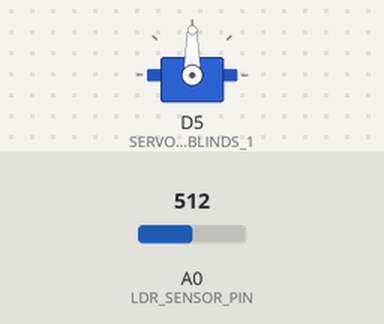
This sketch was run on a simulated ESP8266 (NodeMCU). Shown: servo. Inputs (shaded band) come from the test bench; at power-on: A0 (LDR_SENSOR_PIN) = 512. WiFi joins after 1.5 s; servers stay silent unless stated; what the sketch prints to the serial monitor is not drawn.

Above: at 1.3 s.
1.4 s: A0 (LDR_SENSOR_PIN) set to 963
4.4 s: A0 (LDR_SENSOR_PIN) set to 983
At 7.2 s:
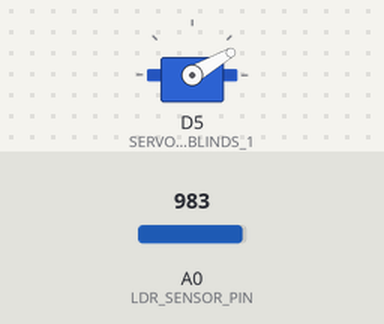
7.4 s: A0 (LDR_SENSOR_PIN) set to 587
10.4 s: A0 (LDR_SENSOR_PIN) set to 558
At 10.99 s:
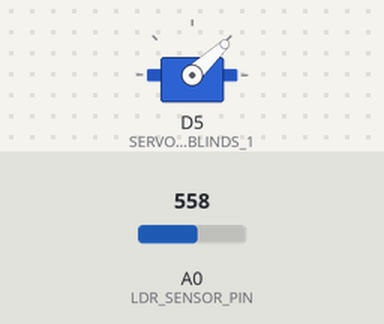
Timing chart, 0 to 14.4 s (numbered marks = the images above; inputs shaded):
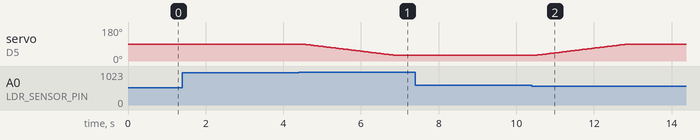

The sketch:

NodeMCU_SmartBlinds_Controller.ino
```cpp
#include <ESP8266WiFi.h>
#include <PubSubClient.h>
#include <Servo.h>
#include "Secrets.h" // create a file Secrets.h (see Example__Secrets.h)
#include <ArduinoJson.h>


const int LDR_SENSOR_PIN = A0; // NodeMCU analog input A0 (0-3.3V with internal voltage divider, scaled to 0-1023) , raw ESP8266 chip only accepts 0-1V on A0 !!!
const uint8_t SERVO_PIN_BLINDS_1 = D5; // GPIO14 (D5) on NodeMCU

const unsigned long LDR_SENSOR_INTERVAL = 500;
const float LDR_IIR_FILTER_ALPHA = 0.15f;

const uint16_t GLARE_THRESHOLD = 750;
const uint16_t GLARE_HYSTERESIS = 50;
const uint8_t TILT_OPEN = 90;
const uint8_t TILT_GLARE = 30;

struct ServoControl {
  uint8_t currentPos;
  uint8_t targetPos;
  bool isAttached;
  unsigned long lastMoveTime;
  unsigned long lastStepTime;
};

// LDR-Sensor (PhotoResistor)
uint16_t filtered_lightLevel_int;

// Servo
Servo servoBlinds1;

// Servo states
ServoControl blinds1 = {
  .currentPos = TILT_OPEN,
  .targetPos = TILT_OPEN,
  .isAttached = false,
  .lastMoveTime = 0,
  .lastStepTime = 0
};

// Timing
const unsigned long idleDetachTime = 1000; // miliseconds

// Movement step
const unsigned long moveInterval = 40; // ms between steps

// Constraints for servo movement
const uint8_t SERVO_MIN = 0;
const uint8_t SERVO_MAX = 180;

// Finite State Machine - States
enum DeviceState {
  STATE_INIT,
  STATE_IDLE,
  STATE_MOVING
};

DeviceState deviceState = STATE_INIT;

// Control modes
enum ControlMode {
  MODE_AUTO,
  MODE_MANUAL
};

ControlMode controlMode = MODE_AUTO;

// Wifi
WiFiClient espClient;

bool wifiConnected = false;
unsigned long lastWifiTry = 0;
const unsigned long WIFI_RETRY_INTERVAL = 5000; // in ms

// MQTT
PubSubClient mqttClient(espClient);

bool mqttConnected = false;
unsigned long lastMqttTry = 0;
const unsigned long MQTT_RETRY_INTERVAL = 20000; // in ms

const char* DEVICE_ID = "B1";

// MQTT Topics
const char* TOPIC_CMD_MODE = "home/bedroom/blinds/B1/cmd/mode";
const char* TOPIC_CMD_POSITION = "home/bedroom/blinds/B1/cmd/position";

const char* TOPIC_STATE = "home/bedroom/blinds/B1/state";
const char* TOPIC_AVAILABILITY = "home/bedroom/blinds/B1/availability";


void setup() {
  Serial.begin(115200);

  pinMode(LDR_SENSOR_PIN, INPUT);

  mqttClient.setServer(MQTT_BROKER, MQTT_PORT);
  mqttClient.setCallback(mqttCallback);
}

void loop() {
  unsigned long now = millis();

  handleWifi(now);
  handleMQTT(now);
  readSensors(now);
  updateStateMachine(now);
}


void updateStateMachine(unsigned long now) {
  static DeviceState lastState = STATE_INIT;

  if (deviceState != lastState) {
    onStateEnter(deviceState);
    publishState();
    lastState = deviceState;
  }

  switch (deviceState) {
    case STATE_INIT:
      handleInitState();
      break;

    case STATE_IDLE:
      handleIdleState(now);
      break;

    case STATE_MOVING:
      handleMovingState(now);
      break;

  }
}

void readSensors(unsigned long now){
  static unsigned long lastRead_LDR_Sensor = 0;
  static float filtered_lightLevel = analogRead(LDR_SENSOR_PIN);

  // LDR_Sensor
  if (now - lastRead_LDR_Sensor >= LDR_SENSOR_INTERVAL) {
    lastRead_LDR_Sensor = now;
    filtered_lightLevel = filtered_lightLevel * (1.0f - LDR_IIR_FILTER_ALPHA) + analogRead(LDR_SENSOR_PIN) * LDR_IIR_FILTER_ALPHA; //Exponential Moving Average (EMA) filter (alpha = 0.15 for a time constant of ~3s at 500ms sample rate)
    filtered_lightLevel_int = (uint16_t)(filtered_lightLevel + 0.5f);
    Serial.println(filtered_lightLevel_int);
  }
}

void checkGlareProtection(uint16_t lightLevel){
  static bool glareActive = false;
  static uint8_t lastTargetPos_S1 = TILT_OPEN;

  if(controlMode != MODE_AUTO) return;  // ignores glare protection in manual mode


  if (!glareActive && lightLevel > GLARE_THRESHOLD + GLARE_HYSTERESIS) {
    glareActive = true;
  }
  else if (glareActive && lightLevel < GLARE_THRESHOLD - GLARE_HYSTERESIS) {
    glareActive = false;
  }

  blinds1.targetPos = glareActive ? TILT_GLARE : TILT_OPEN;

  // for testing the servo command in a console
  if(blinds1.targetPos != lastTargetPos_S1){ // event-based logging

    Serial.print("[GLARE] state=");
    Serial.print(glareActive ? "ON" : "OFF");
    Serial.print(" blinds1.targetPos=");
    Serial.println(blinds1.targetPos);

    lastTargetPos_S1 = blinds1.targetPos;
  }
}

// Function to move blinds slowly to a desired target position
void moveBlinds(unsigned long now){

  // Servo controling Blinds 1
  if (blinds1.currentPos != blinds1.targetPos && now - blinds1.lastStepTime >= moveInterval) {
    blinds1.lastStepTime = now;

    if (!blinds1.isAttached) {
      servoBlinds1.attach(SERVO_PIN_BLINDS_1);
      blinds1.isAttached = true;
    }

    // Step toward target
    if (blinds1.currentPos < blinds1.targetPos) blinds1.currentPos += 1;
    if (blinds1.currentPos > blinds1.targetPos) blinds1.currentPos -= 1;

    servoBlinds1.write(blinds1.currentPos);
    blinds1.lastMoveTime = now; // reset idle timer
  }

}

void servoTimeoutDetach(unsigned long now){

  // Servo controling Blinds 1
  // Detach if idle for > 1s (to stop servo from buzzing when stationary)
  if (blinds1.isAttached && now - blinds1.lastMoveTime > idleDetachTime) {
    servoBlinds1.detach();
    blinds1.isAttached = false;
  }
}

//State Machine State Handlers

void onStateEnter(DeviceState state) {
  switch (state) {
    case STATE_INIT:
      Serial.println("[ENTER] INIT");
      break;
    case STATE_IDLE:
      Serial.println("[ENTER] IDLE");
      break;
    case STATE_MOVING:
      Serial.println("[ENTER] MOVING");
      break;
  }
}

// INIT
void handleInitState() {

  // set a init servo position
  servoBlinds1.attach(SERVO_PIN_BLINDS_1);
  blinds1.isAttached = true;
  servoBlinds1.write(TILT_OPEN);
  blinds1.lastMoveTime = millis(); // not to detach servo immediatelly rather after a set interval

  // Transition
  deviceState = STATE_IDLE;

  Serial.println("[STATE] INIT → IDLE");
}

// IDLE
void handleIdleState(unsigned long now) {

  checkGlareProtection(filtered_lightLevel_int);

  // Ensure servo is detached in idle after 1 second of inactivity
  servoTimeoutDetach(now);

  // Transition condition
  if (blinds1.currentPos != blinds1.targetPos) {
    deviceState = STATE_MOVING;
    Serial.println("[STATE] IDLE → MOVING");
  }
}

// MOVING
void handleMovingState(unsigned long now) {

  moveBlinds(now);

  // Transition when done
  if (blinds1.currentPos == blinds1.targetPos) {
    deviceState = STATE_IDLE;
    Serial.println("[STATE] MOVING → IDLE");
  }
}


// Control Modes Logic
void setControlMode(ControlMode mode) {
  if (controlMode == mode) return;

  controlMode = mode;

  Serial.print("[MODE] ");
  Serial.println(mode == MODE_AUTO ? "AUTO" : "MANUAL");
}

void setTargetPosManually(uint8_t position) {
  if (controlMode != MODE_MANUAL) return;

  position = constrain(position, SERVO_MIN, SERVO_MAX);

  blinds1.targetPos = position;

  Serial.print("[MANUAL] blinds1.targetPos=");
  Serial.println(position);
}


// Wifi handler
void handleWifi(unsigned long now) {
  if (WiFi.status() == WL_CONNECTED) {
    if (!wifiConnected) {
      wifiConnected = true;
      Serial.println("[WIFI] Connected");
      Serial.print("[WIFI] IP: ");
      Serial.println(WiFi.localIP());
    }
    return;
  }

  wifiConnected = false;

  // retry connection periodically
  if (now - lastWifiTry > WIFI_RETRY_INTERVAL) {
    lastWifiTry = now;
    Serial.print("[WIFI] Connecting...");
    Serial.println(WiFi.status());
    WiFi.mode(WIFI_STA);
    WiFi.begin(WIFI_SSID, WIFI_PASSWORD);
  }
}

// MQTT handler
void handleMQTT(unsigned long now) {
  if (!wifiConnected) return; // only try MQTT if connected to Wifi

  // Detect disconnect
  if (!mqttClient.connected()) {
    mqttConnected = false;
  }

  if (!mqttConnected) {
    if (now - lastMqttTry > MQTT_RETRY_INTERVAL) {
      lastMqttTry = now;
      Serial.println("[MQTT] Connecting...");

      if (mqttClient.connect(DEVICE_ID, MQTT_USERNAME, MQTT_PASSWORD, TOPIC_AVAILABILITY, 1, true, "offline")) {  // id, username, password, LWT Topic, QoS, retain, Last Will and Testament
        mqttConnected = true;
        Serial.println("[MQTT] connected");
        mqttClient.publish(TOPIC_AVAILABILITY, "online", true);
        publishState();
        mqttClient.subscribe(TOPIC_CMD_MODE);
        mqttClient.subscribe(TOPIC_CMD_POSITION);
      }
    }
  }

  if (mqttConnected) {
    mqttClient.loop();
  }
}

void mqttCallback(char* topic, byte* payload, unsigned int length) {
  payload[length] = '\0'; // terminate raw message with '\0' before turning to C string
  String msg = String((char*)payload);

  Serial.print("[MQTT] ");
  Serial.print(topic);
  Serial.print(" → ");
  Serial.println(msg);

  // ----- MODE COMMAND -----
  if (strcmp(topic, TOPIC_CMD_MODE) == 0) {
    if (msg == "AUTO") {
      setControlMode(MODE_AUTO);
    } else if (msg == "MANUAL") {
      setControlMode(MODE_MANUAL);
    }
  }

  // ----- MANUAL POSITION COMMAND -----
  else if (strcmp(topic, TOPIC_CMD_POSITION) == 0) {
    setTargetPosManually(msg.toInt());
  }

  publishState(); //report back new state
}

void publishState() {
  StaticJsonDocument<256> doc;

  doc["mode"] = (controlMode == MODE_AUTO) ? "AUTO" : "MANUAL";
  doc["state"] = (deviceState == STATE_INIT)   ? "INIT" : (deviceState == STATE_IDLE)   ? "IDLE" : "MOVING";
  doc["currentPos"] = blinds1.currentPos;
  doc["targetPos"]  = blinds1.targetPos;
  doc["attached"]   = blinds1.isAttached;
  doc["light"]      = filtered_lightLevel_int;

  char payload[256];
  serializeJson(doc, payload);

  mqttClient.publish(TOPIC_STATE, payload, true);
}
```

Example__Secrets.h
```cpp
#ifndef SECRETS_H
#define SECRETS_H

const char* WIFI_SSID = "Wifi Username";
const char* WIFI_PASSWORD = "Wifi Password";

const char* MQTT_BROKER = "MQTT Broker IP Address";
const int MQTT_PORT = 1883;

const char* MQTT_USERNAME = "Username";
const char* MQTT_PASSWORD = "Password";

#endif
```

Measured:
- the behaviour switches between 975 and 976 on A0 (LDR_SENSOR_PIN) (found by bisection; images 0 and 1)
- the behaviour switches between 572 and 571 on A0 (LDR_SENSOR_PIN) (found by bisection; images 1 and 2)
- after the input at 1.4 s, every drawn part: stays the same
- after the input at 7.4 s, every drawn part: stays the same
